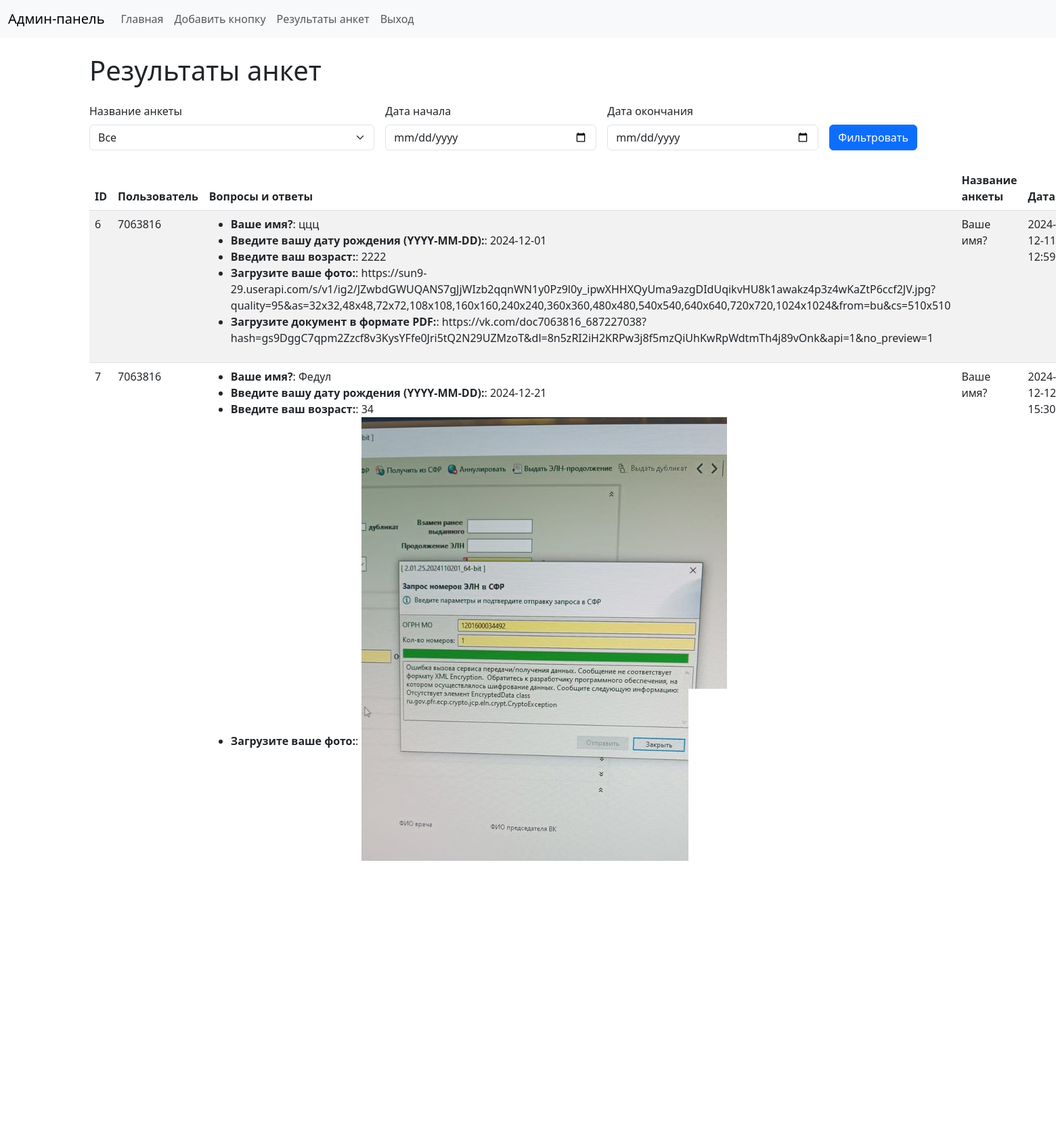
/results?page=-2 (signed in), run on the app's committed database.
### tables this page shows
CREATE TABLE survey_results (
            id INTEGER PRIMARY KEY AUTOINCREMENT,
            user_id INTEGER NOT NULL,          -- ID пользователя, заполнившего анкету
            answers TEXT NOT NULL,             -- Ответы в формате JSON
            file_url TEXT DEFAULT NULL,        -- Ссылка на загруженный файл (если есть)
            survey_name TEXT DEFAULT NULL,     -- Название анкеты
            created_at TEXT DEFAULT NULL       -- Дата и время заполнения анкеты
        );

### adm.py (the view)
@app.route("/results", methods=["GET"])
def survey_results():
    survey_names = [row[0] for row in execute_query("SELECT DISTINCT survey_name FROM survey_results")]
    survey_name = request.args.get("survey_name", "").strip()
    start_date = request.args.get("start_date", "").strip()
    end_date = request.args.get("end_date", "").strip()
    page = int(request.args.get("page", 1))
    per_page = 10  # Количество записей на страницу
    query = "SELECT id, user_id, answers, survey_name, created_at, file_url FROM survey_results WHERE 1=1"
    params = []
    if survey_name:
        query += " AND survey_name = ?"
        params.append(survey_name)
    if start_date:
        query += " AND created_at >= ?"
        params.append(start_date)
    if end_date:
        query += " AND created_at <= ?"
        params.append(end_date)
    total_results = len(execute_query(query, params))
    total_pages = ceil(total_results / per_page)
    query += " LIMIT ? OFFSET ?"
    params.extend([per_page, (page - 1) * per_page])
    raw_results = execute_query(query, params)
    results = []
    for row in raw_results:
        try:
            answers = json.loads(row[2]) if row[2] else []
        except json.JSONDecodeError:
            answers = []
        parsed_answers = [{"question": a.get("question", "Неизвестный вопрос"), "answer": a.get("answer", "")} for a in answers]
        results.append((row[0], row[1], parsed_answers, row[3], row[4], row[5]))
    return render_template(
        "survey_results.html",
        results=results,
        survey_names=survey_names,
        current_page=page,
        total_pages=total_pages
    )

### adm.py (called while the page is built)
def execute_query(query, args=(), fetchone=False, commit=False):
    conn = sqlite3.connect(DB_FILE)
    cursor = conn.cursor()
    cursor.execute(query, args)
    data = cursor.fetchone() if fetchone else cursor.fetchall()
    if commit:
        conn.commit()
    conn.close()
    return data

@app.before_request
def require_login():
    app.jinja_env.globals['SUPERADMIN_USERNAME'] = SUPERADMIN_USERNAME
    allowed_routes = ["login", "register", "get_uploaded_file"]
    if "user_id" not in session and request.endpoint not in allowed_routes:
        return redirect(url_for("login"))

### templates/survey_results.html (shortened to what this page needs)
{% extends "base.html" %}
{% block content %}
<h1 class="mb-4">Результаты анкет</h1>
<form method="get" class="row g-3 mb-4">
    <div class="col-md-4">
        <label for="survey_name" class="form-label">Название анкеты</label>
        <select id="survey_name" name="survey_name" class="form-select">
            <option value="">Все</option>
        </select>
    </div>
    <div class="col-md-3">
        <label for="start_date" class="form-label">Дата начала</label>
        <input type="date" id="start_date" name="start_date" class="form-control" value="{{ request.args.get('start_date', '') }}">
    </div>
    <div class="col-md-3">
        <label for="end_date" class="form-label">Дата окончания</label>
        <input type="date" id="end_date" name="end_date" class="form-control" value="{{ request.args.get('end_date', '') }}">
    </div>
    <div class="col-md-2 d-flex align-items-end">
        <button type="submit" class="btn btn-primary">Фильтровать</button>
    </div>
</form>
<table class="table table-striped">
    <thead>
        <tr>
            <th>ID</th>
            <th>Пользователь</th>
            <th>Вопросы и ответы</th>
            <th>Название анкеты</th>
            <th>Дата</th>
        </tr>
    </thead>
    <tbody>
        {% for result in results %}
        <tr>
            <td>{{ result[0] }}</td>
            <td>{{ result[1] }}</td>
            <td>
                <ul>
                    {% for qa in result[2] %}
                    <li>
                        <strong>{{ qa.question }}</strong>:
                        {% if qa.answer.endswith(".jpg") or qa.answer.endswith(".jpeg") or qa.answer.endswith(".png") or qa.answer.endswith(".gif") %}
                        <img src="{{ qa.answer }}" alt="Фото" style="max-width: 100%;">
                        {% elif qa.answer.endswith(".pdf") %}
                        <a href="{{ qa.answer }}" target="_blank">Скачать документ</a>
                        {% else %}
                        {{ qa.answer }}
                        {% endif %}
                    </li>
                    {% endfor %}
                </ul>
            </td>
            <td>{{ result[3] }}</td>
            <td>{{ result[4] }}</td>
        </tr>
        {% endfor %}
    </tbody>
</table>
<nav aria-label="Pagination">
    <ul class="pagination">
        <li class="page-item {% if current_page <= 1 %}disabled{% endif %}">
            <a class="page-link" href="?page={{ current_page - 1 }}"></a>
        </li>
        {% for page in range(1, total_pages + 1) %}
        <li class="page-item {% if page == current_page %}active{% endif %}">
            <a class="page-link" href="?page={{ page }}"></a>
        </li>
        {% endfor %}
        <li class="page-item {% if current_page >= total_pages %}disabled{% endif %}">
            <a class="page-link" href="?page={{ current_page + 1 }}"></a>
        </li>
    </ul>
</nav>
{% endblock %}

### data on the page
survey_results: id "6", user "7063816", question "Ваше имя?" "Введите вашу дату рождения (YYYY-MM-DD):" "Введите ваш возраст:" "Загрузите ваше фото:" "Загрузите документ в формате PDF:", answer "ццц" "2024-12-01" "2222" "https://sun9-29.userapi.com/s/v1/ig2/JZwbdGWUQANS7gJjWIzb2qqnWN1y0Pz9l0y_ipwXHHXQyUma9azgDIdUqikvHU8k1awakz4p3z4wKaZtP6ccf2JV.jpg?quality=95&as=32x32,48x48,72x72,108x108,160x160,240x240,360x360,480x480,540x540,640x640,720x720,1024x1024&from=bu&cs=510x510" "https://vk.com/doc7063816_687227038?hash=gs9DggC7qpm2Zzcf8v3KysYFfe0Jri5tQ2N29UZMzoT&dl=8n5zRI2iH2KRPw3j8f5mzQiUhKwRpWdtmTh4j89vOnk&api=1&no_preview=1", survey_name "Ваше имя?", created_at "2024-12-11…"
survey_results: id "7", user "7063816", question "Ваше имя?" "Введите вашу дату рождения (YYYY-MM-DD):" "Введите ваш возраст:" "Загрузите ваше фото:", answer "Федул" "2024-12-21" "34", survey_name "Ваше имя?", created_at "2024-12-12…"
